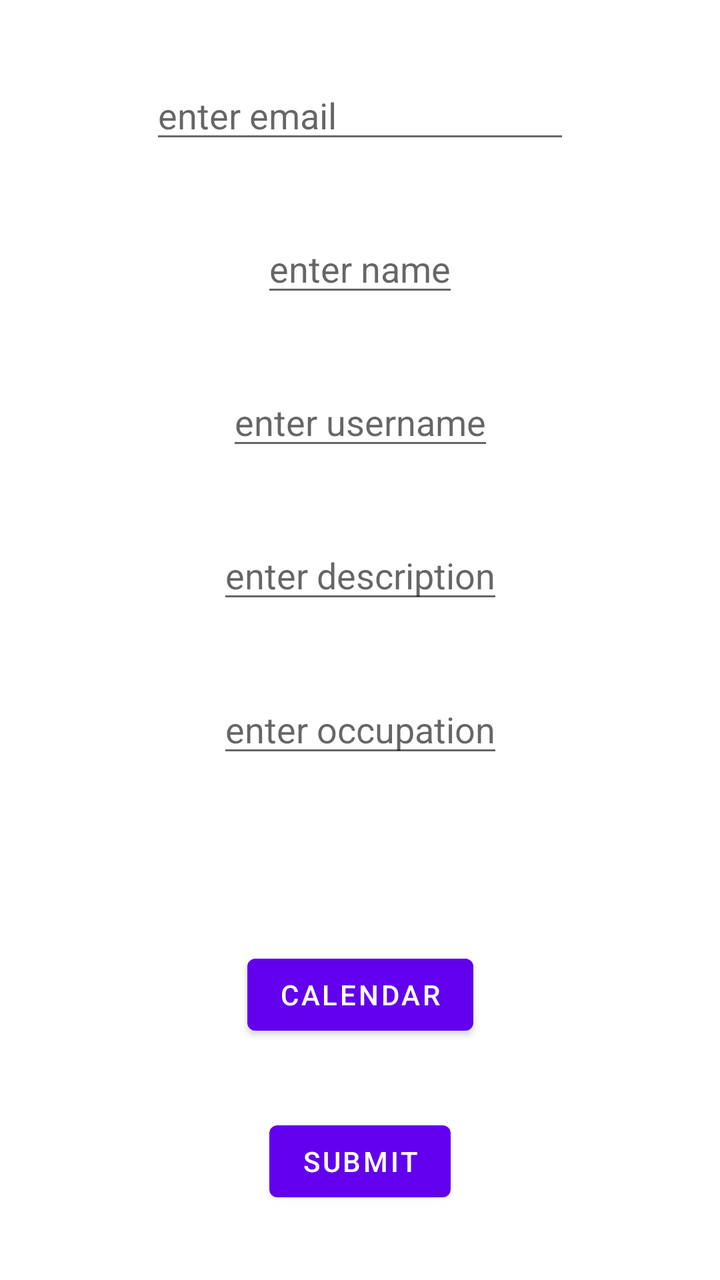
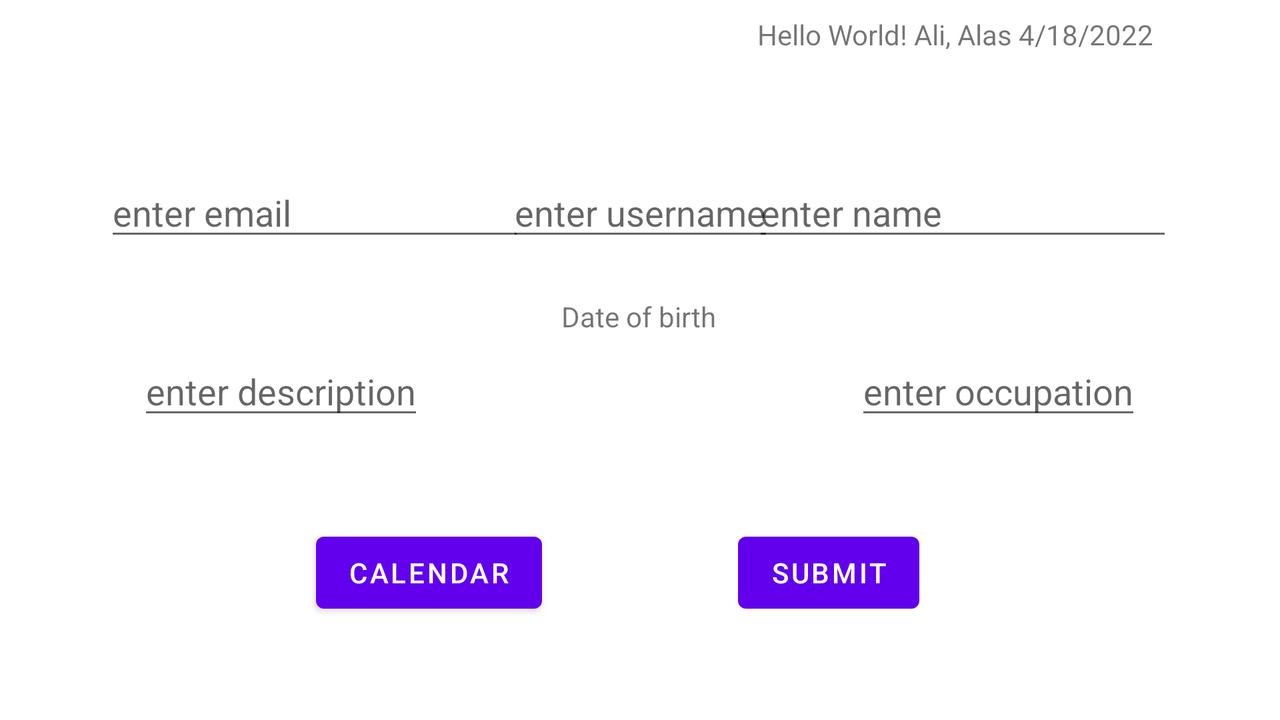

Two renders of one Android screen. The first uses the default layout on a phone; the second uses the alternative layout the repository ships for a different screen configuration, on a matching device. The two XML files are below.
<!-- AndroidManifest.xml: application theme Theme.DatingApp -->
<!-- res/layout/activity_main.xml -->
<?xml version="1.0" encoding="utf-8"?>
<androidx.constraintlayout.widget.ConstraintLayout xmlns:android="http://schemas.android.com/apk/res/android"
    xmlns:app="http://schemas.android.com/apk/res-auto"
    xmlns:tools="http://schemas.android.com/tools"
    android:layout_width="match_parent"
    android:layout_height="match_parent"
    tools:context=".MainActivity">


    <Button
        android:id="@+id/dateButton"
        android:layout_width="wrap_content"
        android:layout_height="wrap_content"
        android:text="Calendar"
        app:layout_constraintBottom_toTopOf="@id/submitButton"
        app:layout_constraintLeft_toLeftOf="parent"
        app:layout_constraintRight_toRightOf="parent"
        app:layout_constraintTop_toBottomOf="@id/dateText"/>



    <EditText
        android:id="@+id/name"
        android:layout_width="wrap_content"
        android:layout_height="wrap_content"
        android:hint="enter name"
        app:layout_constraintTop_toBottomOf="@id/email"
        app:layout_constraintLeft_toLeftOf="parent"
        app:layout_constraintRight_toRightOf="parent"
        app:layout_constraintBottom_toTopOf="@id/user_name"/>

    <EditText
        android:id="@+id/email"
        android:layout_width="wrap_content"
        android:layout_height="wrap_content"
        android:ems="10"
        android:hint="enter email"
        app:layout_constraintBottom_toTopOf="@id/name"
        app:layout_constraintLeft_toLeftOf="parent"
        app:layout_constraintRight_toRightOf="parent"
        app:layout_constraintTop_toTopOf="parent"/>

    <EditText
        android:id="@+id/user_name"
        android:layout_width="wrap_content"
        android:layout_height="wrap_content"
        app:layout_constraintBottom_toTopOf="@id/description"
        app:layout_constraintTop_toBottomOf="@id/name"
        app:layout_constraintLeft_toLeftOf="parent"
        app:layout_constraintRight_toRightOf="parent"
        android:hint="enter username"
         />

    <EditText
        android:id="@+id/description"
        android:layout_width="wrap_content"
        android:layout_height="wrap_content"
        app:layout_constraintBottom_toTopOf="@id/occupation"
        app:layout_constraintTop_toBottomOf="@id/user_name"
        app:layout_constraintLeft_toLeftOf="parent"
        app:layout_constraintRight_toRightOf="parent"
        android:hint="enter description"
        ></EditText>

    <EditText
        android:id="@+id/occupation"
        android:layout_width="wrap_content"
        android:layout_height="wrap_content"
        app:layout_constraintBottom_toTopOf="@id/dateText"
        app:layout_constraintTop_toBottomOf="@id/description"
        app:layout_constraintLeft_toLeftOf="parent"
        app:layout_constraintRight_toRightOf="parent"
        android:hint="enter occupation"></EditText>

    <Button
        android:id="@+id/submitButton"
        android:layout_width="wrap_content"
        android:layout_height="wrap_content"
        android:text="submit"
        app:layout_constraintTop_toBottomOf="@id/dateButton"
        app:layout_constraintBottom_toBottomOf="parent"
        app:layout_constraintRight_toRightOf="parent"
        app:layout_constraintLeft_toLeftOf="parent"/>

    <TextView
        android:id="@+id/dateText"
        android:layout_width="wrap_content"
        android:layout_height="wrap_content"
        android:text=""
        android:focusable="true"
        android:focusableInTouchMode="true"
        app:layout_constraintTop_toBottomOf="@id/occupation"
        app:layout_constraintBottom_toTopOf="@id/dateButton"
        app:layout_constraintLeft_toLeftOf="parent"
        app:layout_constraintRight_toRightOf="parent">

    </TextView>


</androidx.constraintlayout.widget.ConstraintLayout>
<!-- resources referenced by this layout -->
<resources>
  <style name="Theme.DatingApp" parent="Theme.MaterialComponents.DayNight.DarkActionBar">
          
          <item name="colorPrimary">@color/purple_500</item>
          <item name="colorPrimaryVariant">@color/purple_700</item>
          <item name="colorOnPrimary">@color/white</item>
          
          <item name="colorSecondary">@color/teal_200</item>
          <item name="colorSecondaryVariant">@color/teal_700</item>
          <item name="colorOnSecondary">@color/black</item>
          
          <item name="android:statusBarColor" tools:targetApi="l">?attr/colorPrimaryVariant</item>
          
      </style>
  <color name="purple_500">#FF6200EE</color>
  <color name="purple_700">#FF3700B3</color>
  <color name="white">#FFFFFFFF</color>
  <color name="teal_200">#FF03DAC5</color>
  <color name="teal_700">#FF018786</color>
  <color name="black">#FF000000</color>
</resources>
<!-- res/layout-land/activity_main.xml (the repository's variant of the layout above) -->
<!-- drawn on the phone turned sideways -->
<?xml version="1.0" encoding="utf-8"?>
<androidx.constraintlayout.widget.ConstraintLayout xmlns:android="http://schemas.android.com/apk/res/android"
    xmlns:app="http://schemas.android.com/apk/res-auto"
    xmlns:tools="http://schemas.android.com/tools"
    android:layout_width="match_parent"
    android:layout_height="match_parent"
    tools:context=".MainActivity">


    <Button
        android:id="@+id/dateButton"
        android:layout_width="wrap_content"
        android:layout_height="wrap_content"
        android:layout_marginTop="50dp"
        android:text="Calendar"
        app:layout_constraintBottom_toBottomOf="parent"
        app:layout_constraintEnd_toEndOf="parent"
        app:layout_constraintHorizontal_bias="0.3"
        app:layout_constraintStart_toStartOf="parent"
        app:layout_constraintTop_toTopOf="parent"
        app:layout_constraintVertical_bias="0.811" />

    <TextView
        android:id="@+id/helloText"
        android:layout_width="wrap_content"
        android:layout_height="wrap_content"
        android:text="@string/hello_world"
        app:layout_constraintBottom_toBottomOf="parent"
        app:layout_constraintHorizontal_bias="0.857"
        app:layout_constraintLeft_toLeftOf="parent"
        app:layout_constraintRight_toRightOf="parent"
        app:layout_constraintTop_toTopOf="parent"
        app:layout_constraintVertical_bias="0.022" />

    <EditText
        android:id="@+id/email"
        android:layout_width="wrap_content"
        android:layout_height="wrap_content"
        android:layout_marginTop="84dp"
        android:ems="10"
        android:hint="enter email"
        app:layout_constraintEnd_toEndOf="parent"
        app:layout_constraintHorizontal_bias="0.122"
        app:layout_constraintStart_toStartOf="parent"
        app:layout_constraintTop_toTopOf="parent" />

    <TextView
        android:id="@+id/dateText"
        android:layout_width="wrap_content"
        android:layout_height="wrap_content"
        android:text="Date of birth"
        app:layout_constraintBottom_toBottomOf="parent"
        app:layout_constraintHorizontal_bias="0.499"
        app:layout_constraintLeft_toLeftOf="parent"
        app:layout_constraintRight_toRightOf="parent"
        app:layout_constraintTop_toTopOf="parent"
        app:layout_constraintVertical_bias="0.436">

    </TextView>

    <EditText
        android:id="@+id/name"
        android:layout_width="wrap_content"
        android:layout_height="wrap_content"
        android:layout_marginTop="84dp"
        android:ems="10"
        android:hint="enter name"
        app:layout_constraintEnd_toEndOf="parent"
        app:layout_constraintHorizontal_bias="0.875"
        app:layout_constraintStart_toStartOf="parent"
        app:layout_constraintTop_toTopOf="parent" />

    <EditText
        android:id="@+id/description"
        android:layout_width="wrap_content"
        android:layout_height="wrap_content"
        app:layout_constraintBottom_toTopOf="@id/dateButton"
        app:layout_constraintTop_toBottomOf="@id/email"
        app:layout_constraintLeft_toLeftOf="parent"
        app:layout_constraintRight_toLeftOf="@id/dateText"
        android:hint="enter description"
        ></EditText>

    <EditText
        android:id="@+id/occupation"
        android:layout_width="wrap_content"
        android:layout_height="wrap_content"
        app:layout_constraintBottom_toTopOf="@id/submitButton"
        app:layout_constraintTop_toBottomOf="@id/name"
        app:layout_constraintLeft_toRightOf="@id/dateText"
        app:layout_constraintRight_toRightOf="parent"
        android:hint="enter occupation"></EditText>



    <EditText
        android:id="@+id/user_name"
        android:layout_width="wrap_content"
        android:layout_height="wrap_content"
        android:layout_marginTop="84dp"
        android:hint="enter username"
        app:layout_constraintEnd_toEndOf="parent"
        app:layout_constraintStart_toStartOf="parent"
        app:layout_constraintTop_toTopOf="parent" />

    <Button
        android:id="@+id/submitButton"
        android:layout_width="wrap_content"
        android:layout_height="wrap_content"
        android:layout_marginTop="50dp"
        android:text="submit"
        app:layout_constraintBottom_toBottomOf="parent"
        app:layout_constraintEnd_toEndOf="parent"
        app:layout_constraintHorizontal_bias="0.672"
        app:layout_constraintStart_toStartOf="parent"
        app:layout_constraintTop_toTopOf="parent"
        app:layout_constraintVertical_bias="0.811" />

</androidx.constraintlayout.widget.ConstraintLayout>
<!-- resources referenced by the variant -->
<!-- as the phone turned sideways resolves them -->
<resources>
  <string name="hello_world">Hello World! Ali, Alas 4/18/2022</string>
  <style name="Theme.DatingApp" parent="Theme.MaterialComponents.DayNight.DarkActionBar">
          
          <item name="colorPrimary">@color/purple_500</item>
          <item name="colorPrimaryVariant">@color/purple_700</item>
          <item name="colorOnPrimary">@color/white</item>
          
          <item name="colorSecondary">@color/teal_200</item>
          <item name="colorSecondaryVariant">@color/teal_700</item>
          <item name="colorOnSecondary">@color/black</item>
          
          <item name="android:statusBarColor" tools:targetApi="l">?attr/colorPrimaryVariant</item>
          
      </style>
  <color name="purple_500">#FF6200EE</color>
  <color name="purple_700">#FF3700B3</color>
  <color name="white">#FFFFFFFF</color>
  <color name="teal_200">#FF03DAC5</color>
  <color name="teal_700">#FF018786</color>
  <color name="black">#FF000000</color>
</resources>
